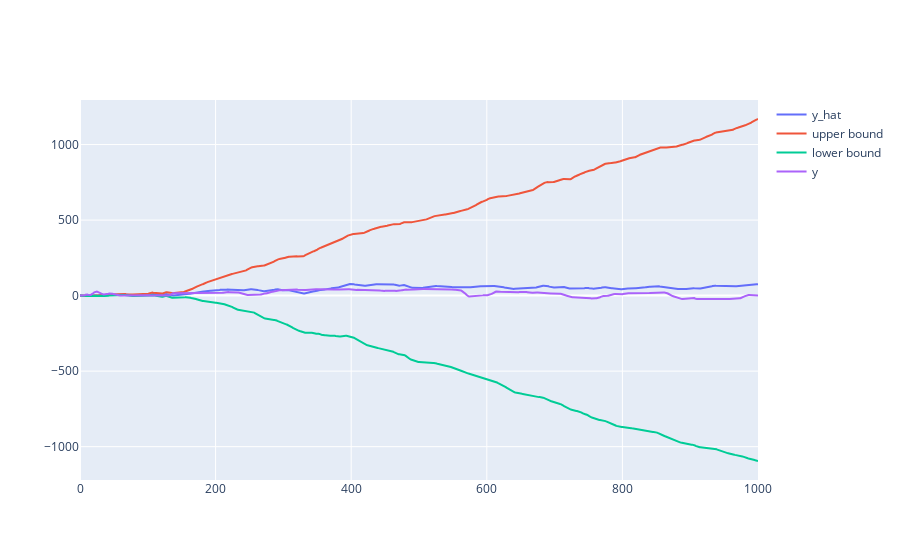

The notebook cell this image was saved under:
### Code cell
plot_curve_with_uncertainty_shaded_plotly(true=compute_position_from_velocity(Y_long[n, :, 0].data.cpu().numpy()), pred=compute_position_from_velocity(Y_hat2_mean[0, :, 0]), error1=compute_position_from_velocity(Y_hat2_lower[0, :, 0]), error2=compute_position_from_velocity(Y_hat2_upper[0, :, 0])) # x-position

### Figure 1 — Plotly figure (JSON) as saved in the notebook; plotly's stock layout.template omitted (floating-point values rounded to 4 significant figures; data arrays with more than 128 entries replaced by an {"elided": "..."} marker saying what was removed)
{"data": [{"mode": "lines", "name": "y_hat", "type": "scatter", "y": {"elided": "1001 float values"}}, {"mode": "lines", "name": "upper bound", "type": "scatter", "y": {"elided": "1001 float values"}}, {"mode": "lines", "name": "lower bound", "type": "scatter", "y": {"elided": "1001 float values"}}, {"mode": "lines", "name": "y", "type": "scatter", "y": {"elided": "1001 float values"}}], "layout": {}}
